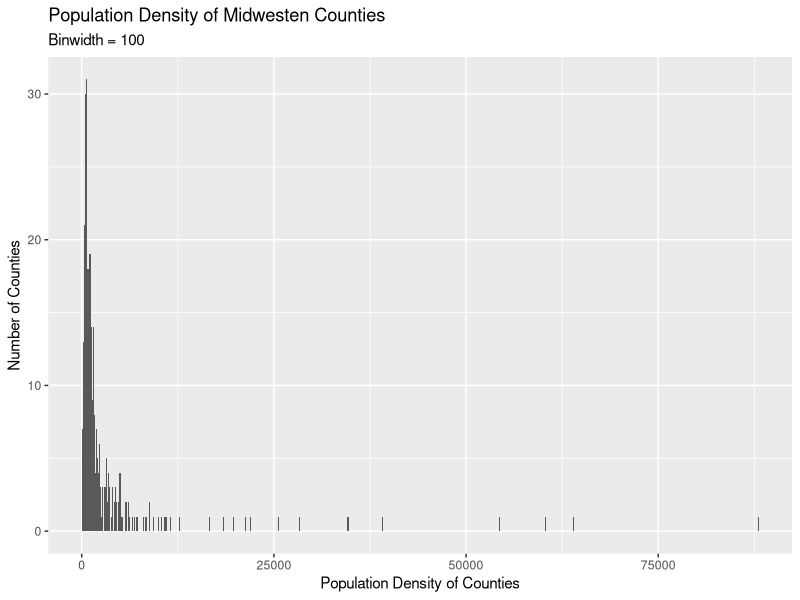
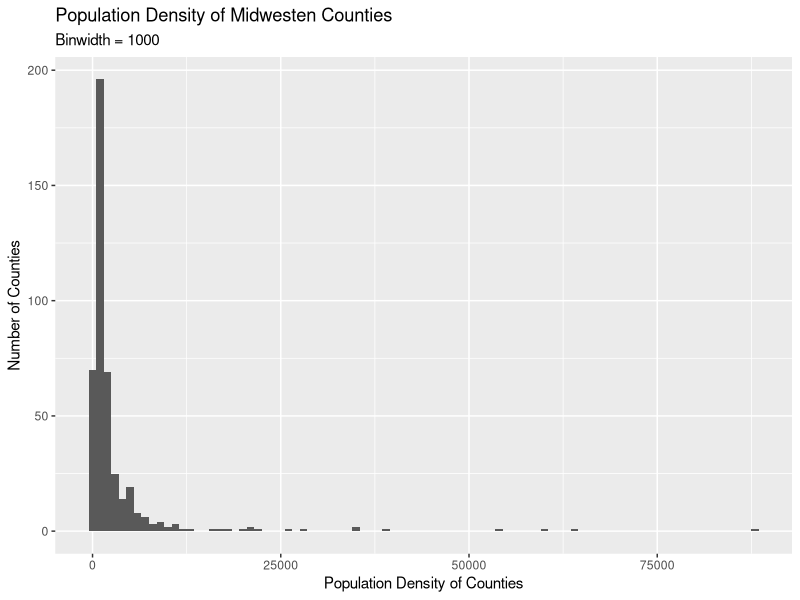
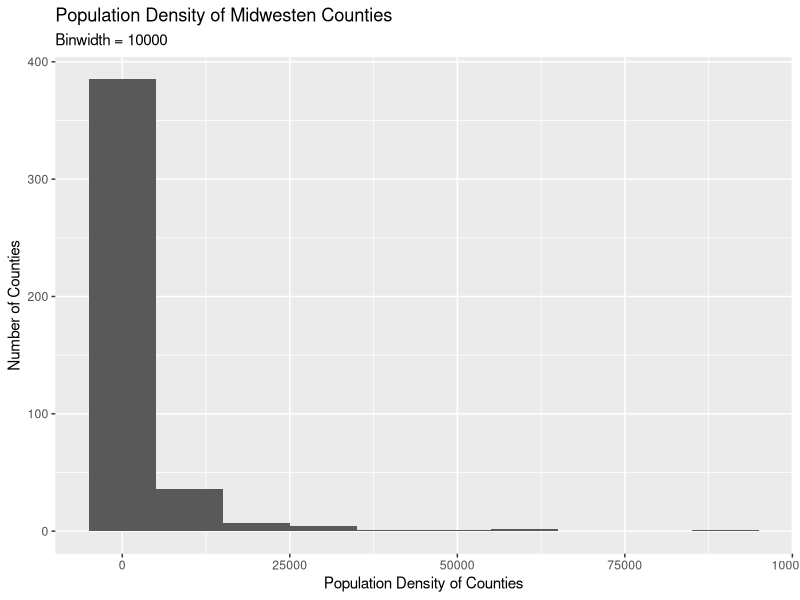
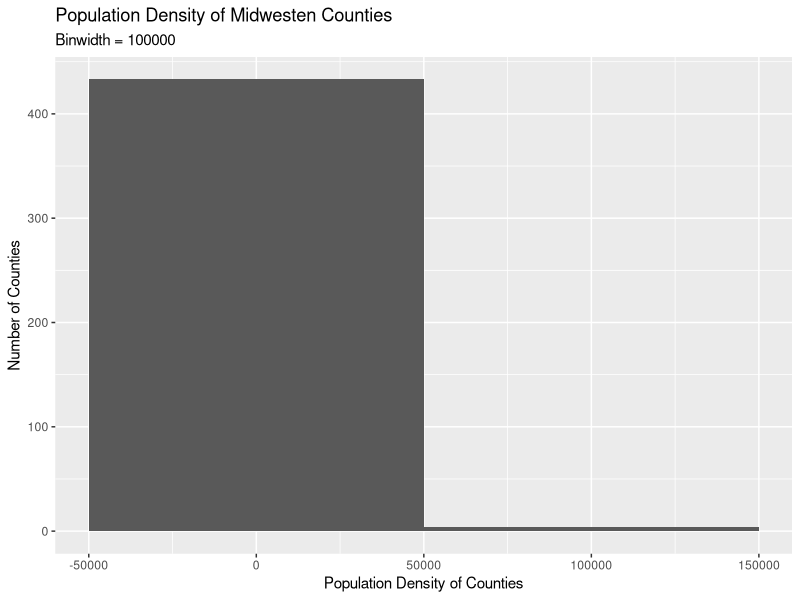

These figures' R source, in order:
## ---- chunk 1
library(tidyverse)
## ---- chunk 2
ggplot(midwest, aes(x = popdensity)) +
  geom_histogram(binwidth = 100) +
  labs(
    x = "Population Density of Counties",
    y = "Number of Counties", 
    title = "Population Density of Midwesten Counties",
    subtitle = "Binwidth = 100"
  ) 
## ---- chunk 3
ggplot(midwest, aes(x = popdensity)) +
  geom_histogram(binwidth = 1000) +
  labs(
    x = "Population Density of Counties",
    y = "Number of Counties", 
    title = "Population Density of Midwesten Counties",
    subtitle = "Binwidth = 1000"
  ) 
## ---- chunk 4
ggplot(midwest, aes(x = popdensity)) +
  geom_histogram(binwidth = 10000) +
  labs(
    x = "Population Density of Counties",
    y = "Number of Counties", 
    title = "Population Density of Midwesten Counties",
    subtitle = "Binwidth = 10000"
  ) 

## ---- chunk 5
ggplot(midwest, aes(x = popdensity)) +
  geom_histogram(binwidth = 100000) +
  labs(
    x = "Population Density of Counties",
    y = "Number of Counties", 
    title = "Population Density of Midwesten Counties",
    subtitle = "Binwidth = 100000"
  ) 
## ---- chunk 6
